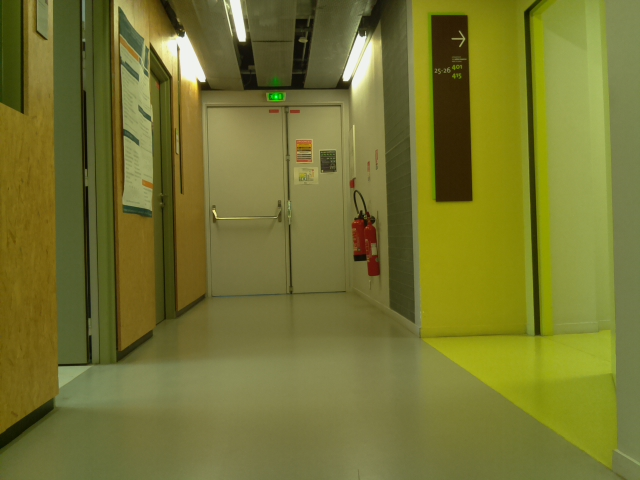
#> input picture corridor-1.jpg, 640 x 480 px
$ python lignesFuite.py
#> lines starting #> are read from the running program, lines starting #| are printed output that depends on the picture; after the words box and inside, x2 and y2 are one past the last pixel; in counts of white or black regions, pixels touching at a corner belong together
# -*- coding: utf-8 -*-
"""
Created on Mon Jun 27 15:11:24 2016

@author: Lucie
"""

import cv2
import numpy as np
import math

def rectangles(name):
#> called with name = 'corridor-1.jpg'
    im = cv2.imread(name)
#> im is the input picture: shape (480, 640, 3); mean B, G, R 48.7, 116.1, 116.8
    imgray = cv2.cvtColor(im,cv2.COLOR_BGR2GRAY)
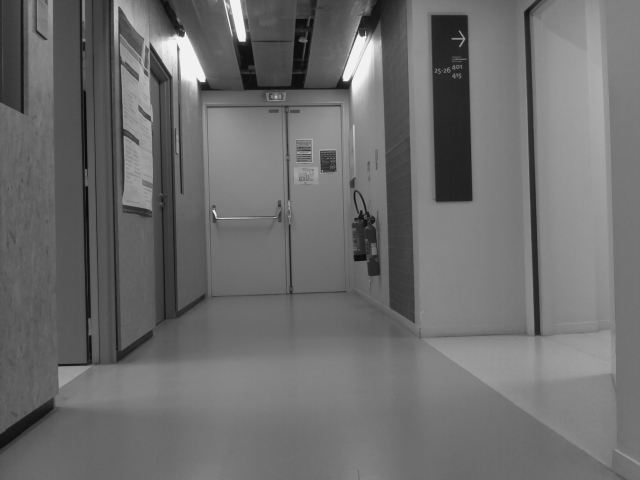
#> imgray: shape (480, 640); min 8, max 242, mean 108.6

    #seuillage
    th3 = cv2.adaptiveThreshold(imgray,255,cv2.ADAPTIVE_THRESH_GAUSSIAN_C, cv2.THRESH_BINARY,11,2)
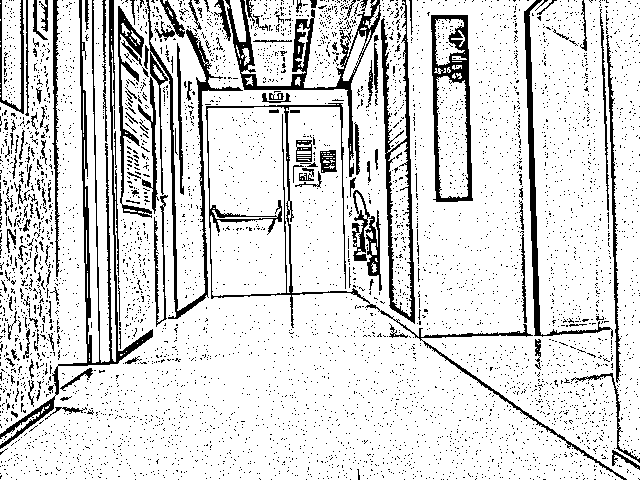
#> th3: shape (480, 640); 84.9% white; 5013 black regions (4864 under 20 px)
    cv2.imwrite('seuillage.jpg',th3)

    #contours
    cont, hierarchy = cv2.findContours(th3,cv2.RETR_TREE,cv2.CHAIN_APPROX_SIMPLE)
#> cont = 6131 contours, 5906 with area under 20; largest, box (x1, y1, x2, y2) and area: (0, 0, 640, 480) 260942, (241, 0, 377, 88) 7152, (430, 14, 474, 203) 7078, (93, 0, 116, 363) 4298, (204, 102, 371, 329) 3538
    cv2.drawContours(th3, cont, -1, (255,0,0), 1)
    #cv2.imshow('contours',th3)
    cv2.imwrite('contours1.jpg',th3)

    contours = sorted(cont, key = cv2.contourArea, reverse = True)[:10]
#> contours = 10 contours; largest, box (x1, y1, x2, y2) and area: (0, 0, 640, 480) 260942, (241, 0, 377, 88) 7152, (430, 14, 474, 203) 7078, (93, 0, 116, 363) 4298, (204, 102, 371, 329) 3538
    cv2.drawContours(im, contours, -1, (255,0,0), 1)
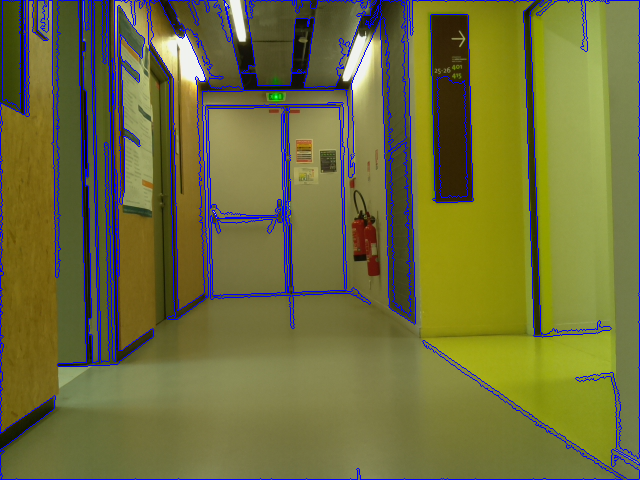
#> im: shape (480, 640, 3); 5.47% of pixels changed, all inside (x1, y1, x2, y2) = (0, 0, 640, 480)
    cv2.imwrite('contours2.jpg',im)

    i=0
    rect=[]

    for c in contours:
        i=i+1

        #on recupere les dimension du plus grand rectangle (dimensions de l'image)
        if i==1:
            x,y,w,h = cv2.boundingRect(c)
            cv2.rectangle(im,(x,y),(x+w,y+h),(0,255,0),2)
            height_img = h
            width_img = w

        #on ajoute tous les autres a notre liste
        else :
            x,y,w,h = cv2.boundingRect(c)
            cv2.rectangle(im,(x,y),(x+w,y+h),(0,255,0),2)
            rect.append([x, y, w, h])
#> this loop made 10 passes
#> (x, y, w, h, height_img, width_img) on pass 1: (0, 0, 640, 480, 480, 640)
#> (x, y, w, h) on passes 2 to 7: (241, 0, 136, 88), (430, 14, 44, 189), (93, 0, 23, 363), (204, 102, 167, 227), (436, 76, 32, 122), (388, 142, 24, 175)
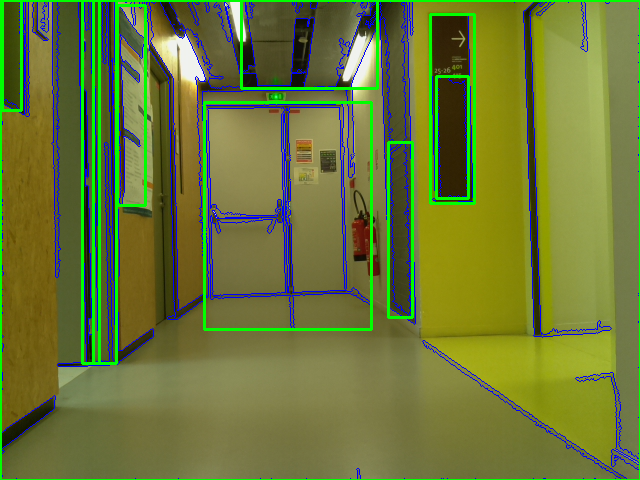
#> im: shape (480, 640, 3); 5.25% of pixels changed, all inside (x1, y1, x2, y2) = (0, 0, 640, 480)
#> after the loop, i = 10; rect = [[241, 0, 136, 88], [430, 14, 44, 189], [93, 0, 23, 363], [204, 102, 167, 227], [436, 76, 32, 122], [388, 142, 24, 175], [82, 0, 17, 363], [2, 0, 19, 110], [117, 5, 28, 200]]

    cv2.imwrite('rectangle.jpg',im)
    cv2.imshow("Rectangles", im)
    cv2.waitKey(0)
    cv2.destroyAllWindows()

    return [height_img, width_img, rect]


def getKey(item):
    return item[0]

# [98 lines left out: functions points, goodOne, not called in this run]


rectangles('corridor-1.jpg')
#points('corridor-1.jpg')

$ run again, with corridor-2.jpg copied over corridor-1.jpg
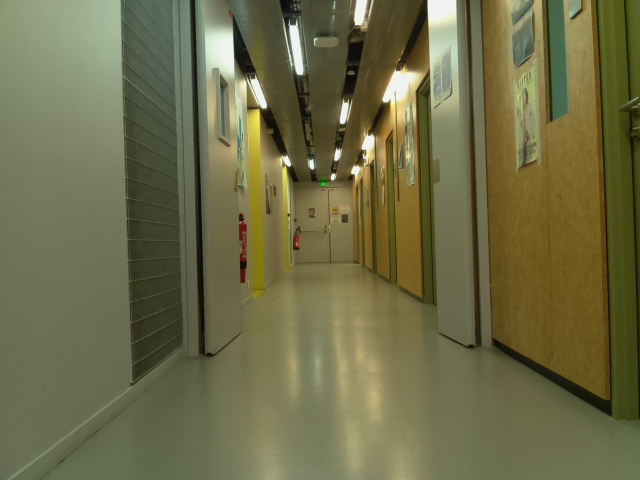
#> input picture corridor-2.jpg, 640 x 480 px
#> in rectangles, im is the input picture: shape (480, 640, 3); mean B, G, R 71.8, 107.7, 109.4
#> in rectangles, `th3 = cv2.adaptiveThreshold(imgray,255,cv2.ADAPTIVE_THRESH_GAUSSIAN_C,..`:
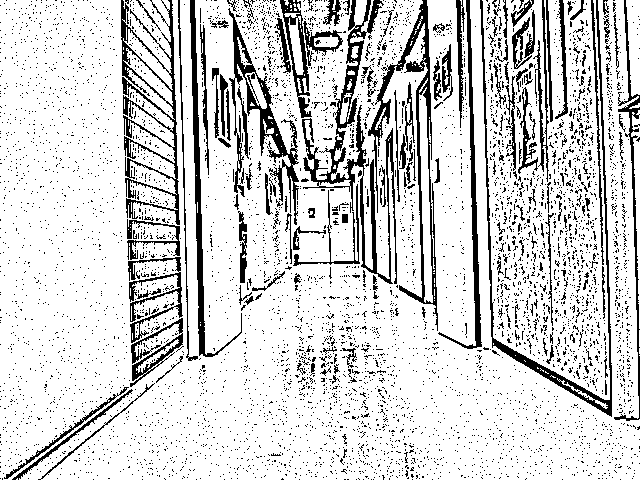
#> th3: shape (480, 640); 83% white; 5552 black regions (5383 under 20 px)
#> cont = 7036 contours, 6732 with area under 20; largest, box (x1, y1, x2, y2) and area: (0, 0, 640, 480) 232299, (482, 0, 610, 400) 38650, (227, 7, 300, 226) 2952, (122, 0, 173, 90) 2533, (359, 127, 398, 285) 1957
#> contours = 10 contours; largest, box (x1, y1, x2, y2) and area: (0, 0, 640, 480) 232299, (482, 0, 610, 400) 38650, (227, 7, 300, 226) 2952, (122, 0, 173, 90) 2533, (359, 127, 398, 285) 1957
#> the loop in rectangles, `for c in contours:` made 10 passes
#> (x, y, w, h, height_img, width_img) on pass 1: (0, 0, 640, 480, 480, 640)
#> after the loop in rectangles, `for c in contours:`:
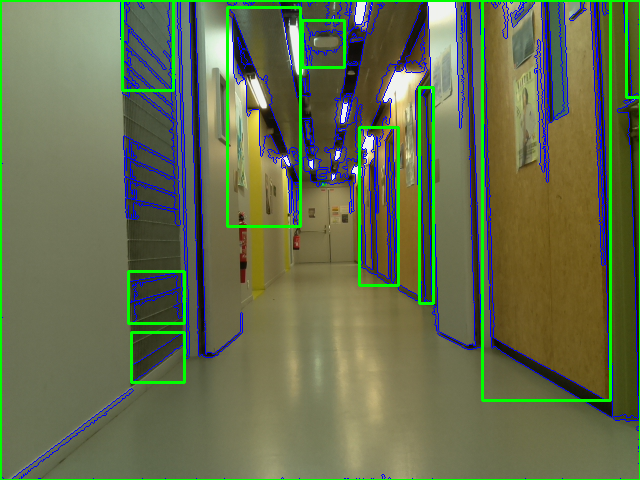
#> im: shape (480, 640, 3); mean B, G, R 77.9, 110, 100.6
#> after the loop in rectangles, `for c in contours:`: i = 10; rect = [[482, 0, 128, 400], [227, 7, 73, 219], [122, 0, 51, 90], [359, 127, 39, 158], [419, 87, 14, 216], [626, 0, 14, 97], [302, 20, 42, 47], [128, 271, 56, 52], [131, 332, 53, 50]]

$ run again, with corridor-3.jpg copied over corridor-1.jpg
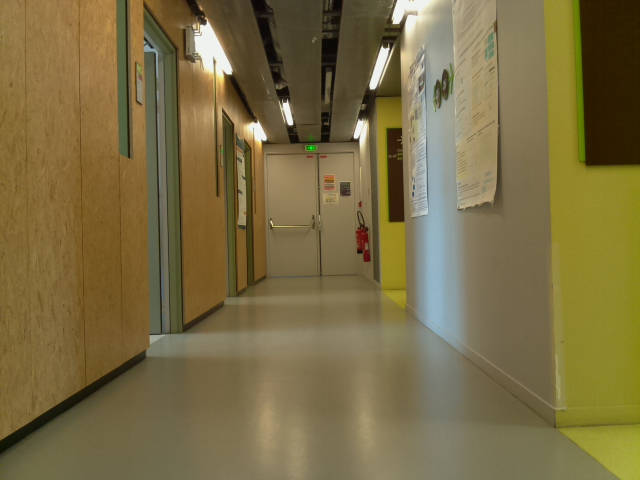
#> input picture corridor-3.jpg, 640 x 480 px
#> in rectangles, im is the input picture: shape (480, 640, 3); mean B, G, R 67.9, 108.6, 122.3
#> in rectangles, `th3 = cv2.adaptiveThreshold(imgray,255,cv2.ADAPTIVE_THRESH_GAUSSIAN_C,..`:
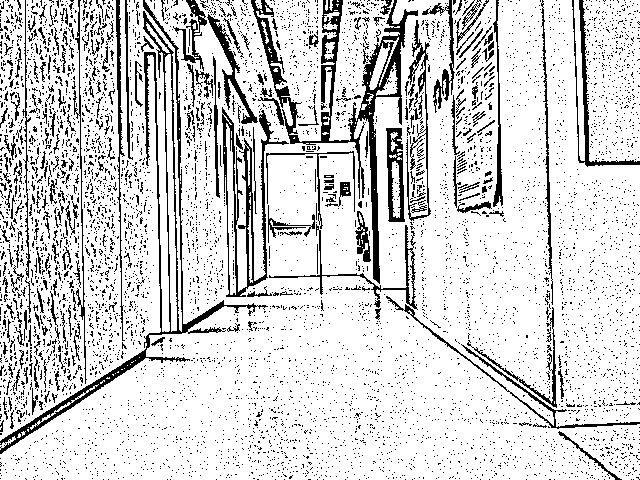
#> th3: shape (480, 640); 83.5% white; black in thin lines or dots
#> cont = 7747 contours, 7314 with area under 20; largest, box (x1, y1, x2, y2) and area: (0, 0, 640, 480) 202661, (0, 0, 182, 441) 58606, (583, 0, 640, 162) 8328, (256, 0, 337, 142) 5640, (329, 0, 400, 141) 4506
#> contours = 10 contours; largest, box (x1, y1, x2, y2) and area: (0, 0, 640, 480) 202661, (0, 0, 182, 441) 58606, (583, 0, 640, 162) 8328, (256, 0, 337, 142) 5640, (329, 0, 400, 141) 4506
#> the loop in rectangles, `for c in contours:` made 10 passes
#> (x, y, w, h, height_img, width_img) on pass 1: (0, 0, 640, 480, 480, 640)
#> after the loop in rectangles, `for c in contours:`:
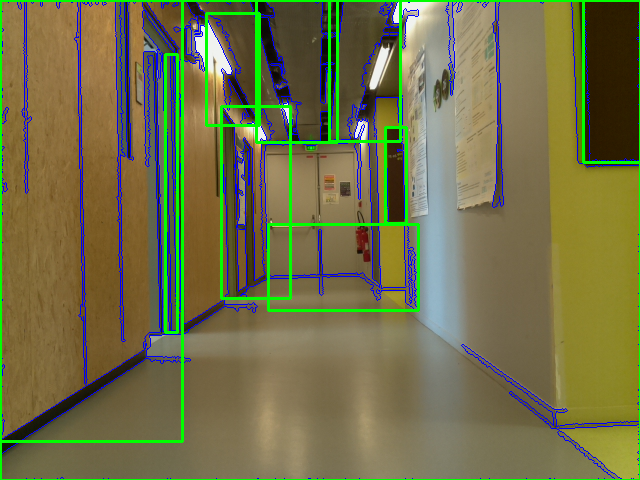
#> im: shape (480, 640, 3); mean B, G, R 72.3, 112.1, 113
#> after the loop in rectangles, `for c in contours:`: i = 10; rect = [[0, 0, 182, 441], [583, 0, 57, 162], [256, 0, 81, 142], [329, 0, 71, 141], [221, 106, 69, 192], [385, 127, 21, 96], [165, 54, 12, 278], [268, 224, 150, 86], [206, 13, 53, 112]]

$ run again, with corridor-4.jpg copied over corridor-1.jpg
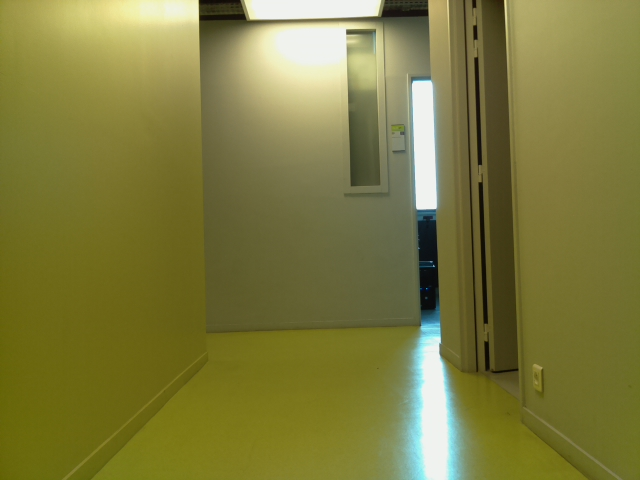
#> input picture corridor-4.jpg, 640 x 480 px
#> in rectangles, im is the input picture: shape (480, 640, 3); mean B, G, R 61.8, 122.7, 125.3
#> in rectangles, `th3 = cv2.adaptiveThreshold(imgray,255,cv2.ADAPTIVE_THRESH_GAUSSIAN_C,..`:
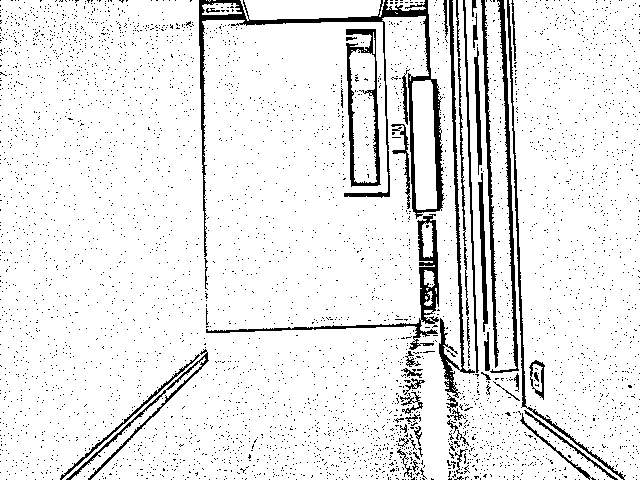
#> th3: shape (480, 640); 91.2% white; 4210 black regions (4156 under 20 px)
#> cont = 4695 contours, 4620 with area under 20; largest, box (x1, y1, x2, y2) and area: (0, 0, 640, 480) 283342, (345, 28, 382, 188) 4578, (349, 49, 377, 183) 2696, (412, 80, 437, 210) 2539, (240, 0, 381, 21) 2320
#> contours = 10 contours; largest, box (x1, y1, x2, y2) and area: (0, 0, 640, 480) 283342, (345, 28, 382, 188) 4578, (349, 49, 377, 183) 2696, (412, 80, 437, 210) 2539, (240, 0, 381, 21) 2320
#> the loop in rectangles, `for c in contours:` made 10 passes
#> (x, y, w, h, height_img, width_img) on pass 1: (0, 0, 640, 480, 480, 640)
#> after the loop in rectangles, `for c in contours:`:
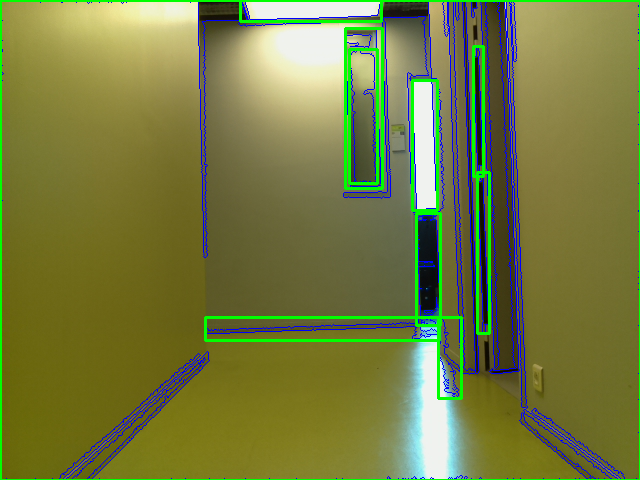
#> im: shape (480, 640, 3); mean B, G, R 64.5, 124.1, 117
#> after the loop in rectangles, `for c in contours:`: i = 10; rect = [[345, 28, 37, 160], [349, 49, 28, 134], [412, 80, 25, 130], [240, 0, 141, 21], [416, 213, 24, 112], [205, 317, 234, 23], [477, 172, 12, 161], [438, 317, 23, 81], [473, 46, 10, 130]]
